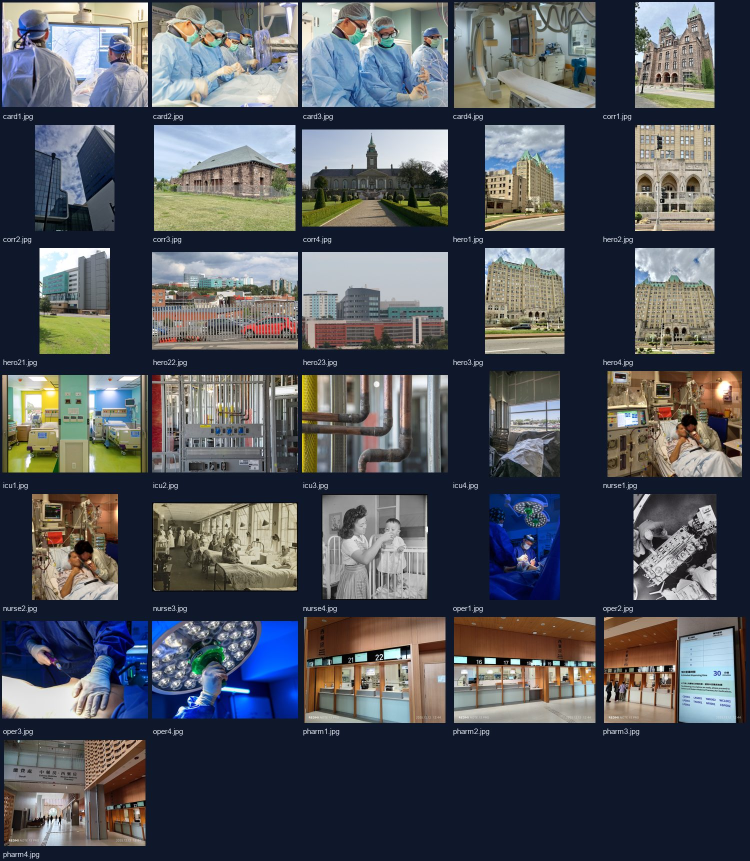
#> input picture scripts/sheet-cand.jpg, 1500 x 1722 px (shown at 1/2 size)
$ python sheet.py sheet-cand.jpg out.png 5 5 5
#> lines starting #> are read from the running program, lines starting #| are printed output that depends on the picture
import sys, os, glob
from PIL import Image, ImageDraw, ImageFont

pattern = sys.argv[1]
out = sys.argv[2]
cols = int(sys.argv[3]) if len(sys.argv) > 3 else 4
cell_w = int(sys.argv[4]) if len(sys.argv) > 4 else 380
cell_h = int(sys.argv[5]) if len(sys.argv) > 5 else 280
label_h = 26

files = sorted(glob.glob(pattern))
if not files:
    raise SystemExit("no files")

rows = (len(files) + cols - 1) // cols
sheet = Image.new("RGB", (cols * cell_w, rows * (cell_h + label_h)), (15, 23, 42))
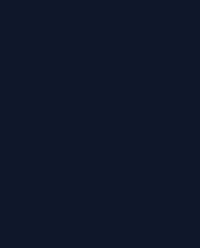
#> sheet: PIL image 25x31 RGB (shown 8 times larger); mean R, G, B 15, 23, 42
d = ImageDraw.Draw(sheet)
try:
    font = ImageFont.truetype("arial.ttf", 15)
except Exception:
    font = ImageFont.load_default()

for i, f in enumerate(files):
    try:
        im = Image.open(f).convert("RGB")
#> im is the input picture: PIL image 1500x1722 RGB; mean R, G, B 82, 85.4, 92.1
    except Exception:
        continue
#> (the run stopped early here; a loop or call above may not have finished)
